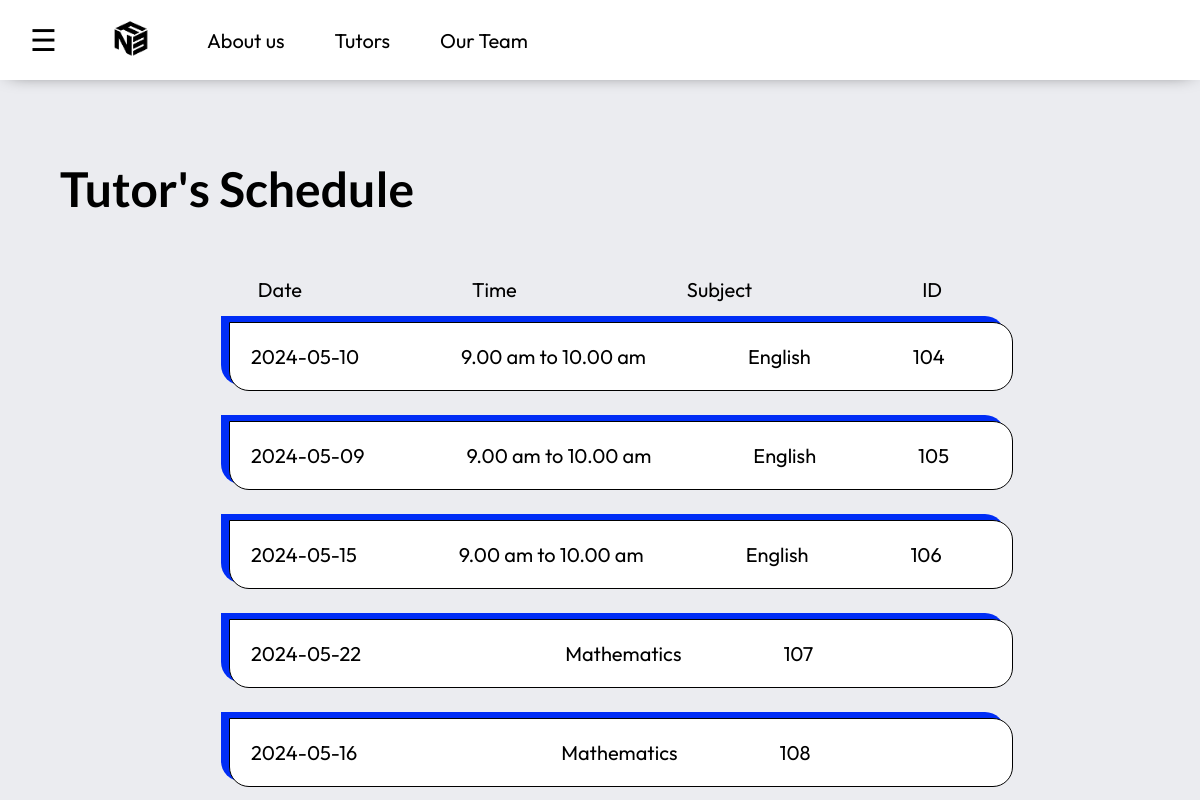
The page /scheduletut.php (signed in) on the database its author committed.
### tables this page shows
CREATE TABLE `booking_db` (
  `Booking_ID` int(11) NOT NULL,
  `Student_ID` varchar(6) NOT NULL,
  `Tutor_ID` varchar(6) NOT NULL,
  `Level_Code` varchar(3) NOT NULL,
  `Allocation_ID` int(11) DEFAULT NULL,
  `Subject_ID` varchar(5) DEFAULT NULL,
  `Booking_Date` date DEFAULT NULL
);

CREATE TABLE `allocation_db` (
  `Allocation_ID` int(11) NOT NULL,
  `Tutor_ID` varchar(6) NOT NULL,
  `Timeslot_Code` varchar(4) NOT NULL,
  `Type` varchar(10) NOT NULL,
  `Timeslot` varchar(30) DEFAULT NULL
);

CREATE TABLE `subject_db` (
  `Subject_ID` varchar(5) NOT NULL,
  `Subject_Name` varchar(25) NOT NULL
);

### scheduletut.php (the view, shortened to what this page needs)
<link rel="stylesheet" href="style/schedule.css">
<?php
 include("connection.php");
 include("sidebar.php");
?>
<center>
<section class="schedule">
  <h1> Tutor's Schedule </h1>
  <div class="placeholder">
    <tr>
      <span>Date</span>
      <span>Time</span>
      <span>Subject</span>
      <span>ID</span>
    </tr>
  </div>
  <div class="table">
    <table>
		<?php
		$Tutor_ID = $_SESSION["Username"];
		$sql = "select * from booking_db
			join subject_db on booking_db.Subject_ID = subject_db.Subject_ID
			join allocation_db on booking_db.Allocation_ID = allocation_db.Allocation_ID
			where booking_db.Tutor_ID = '$Tutor_ID'
			";
		$data = mysqli_query($connection, $sql);
		while ($result = mysqli_fetch_array($data)){
		echo "<tr>
		<td> $result[Booking_Date] </td>
		<td> $result[Timeslot] </td>
		<td> $result[Subject_Name] </td>
		<td> $result[Booking_ID] </td>
			</tr>";
		}
		?>
    </table>
  </div>
</section>
</center>

### style/schedule.css (style rules this page uses)
section.schedule { padding-top: 15vh; display: flex; flex-direction: column; margin-right: auto; margin-left: auto; width: 90%; gap: 20px; }
section.schedule h1 { font-family: "Lato", sans-serif; display: flex; align-self: left; font-size: 6vh; }
section.schedule .table tr { background-color: white; border: 1px solid black; width: 100%; align-self: center; padding: 20px; border-radius: 0px 20px 20px 20px; box-shadow: -8px -6px 0px 0px rgb(0, 45, 246); font-family: "Outfit", sans-serif; }
.placeholder { display: flex; flex-direction: row; flex-wrap: wrap; align-self: center; font-family: "Outfit", sans-serif; gap: 170px; font-size: 20px; }
section.schedule .table table { font-size: 20px; display: flex; flex-wrap: wrap; align-content: center; justify-content: center; }
section.schedule .table tbody tr { display: flex; align-content: center; flex-wrap: wrap; gap: 100px; }

### style/top_page.css (style rules this page uses)
body { background-color: #EBECF0; margin: 0; padding: 0; }

### rows shown on the page
booking_db: Booking_Date "2024-05-10", Allocation_ID.Timeslot "9.00 am to 10.00 am", Subject_ID.Subject_Name "English", Booking_ID "104"
booking_db: Booking_Date "2024-05-09", Allocation_ID.Timeslot "9.00 am to 10.00 am", Subject_ID.Subject_Name "English", Booking_ID "105"
booking_db: Booking_Date "2024-05-15", Allocation_ID.Timeslot "9.00 am to 10.00 am", Subject_ID.Subject_Name "English", Booking_ID "106"
booking_db: Booking_Date "2024-05-22", Subject_ID.Subject_Name "Mathematics", Booking_ID "107"
booking_db: Booking_Date "2024-05-16", Subject_ID.Subject_Name "Mathematics", Booking_ID "108"
